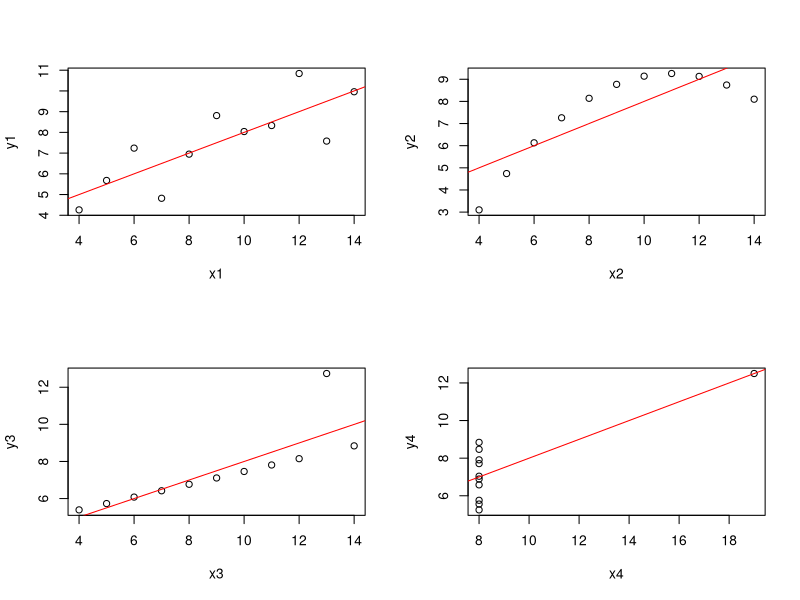

Source code (R):
head(anscombe)



# b) Produce a scatter plot each of the 4 data sets, draw the regression line and comment on the results.
par(mfrow=c(2,2))

plot(anscombe$x1, anscombe$y1, xlab="x1", ylab="y1")
reg <- lm(anscombe$y1 ~ anscombe$x1)
abline(reg, col="red")

plot(anscombe$x2, anscombe$y2, xlab="x2", ylab="y2")
reg <- lm(anscombe$y2 ~ anscombe$x2)
abline(reg, col="red")

plot(anscombe$x3, anscombe$y3, xlab="x3", ylab="y3")
reg <- lm(anscombe$y3 ~ anscombe$x3)
abline(reg, col="red")

plot(anscombe$x4, anscombe$y4, xlab="x4", ylab="y4")
reg <- lm(anscombe$y4 ~ anscombe$x4)
abline(reg, col="red")



# c) Compare a and b each, where y = a + bx
# lm(y1 ~ x1, data = anscombe)
# or
lm(anscombe$y1 ~ anscombe$x1)
"
Coefficients:
(Intercept)  anscombe$x1  
     3.0001       0.5001  
"

lm(anscombe$y2 ~ anscombe$x2)
"
Coefficients:
(Intercept)  anscombe$x2  
      3.001        0.500  
"

lm(anscombe$y3 ~ anscombe$x3)
"
Coefficients:
(Intercept)  anscombe$x3  
     3.0025       0.4997
"

lm(anscombe$y4 ~ anscombe$x4)
"
Coefficients:
(Intercept)  anscombe$x4  
     3.0017       0.4999 
"

# a and b for each xy pair is the same



# d) Determine the correlation coefficients. What stands out?
cor(anscombe$y1, anscombe$x1)   # [1] 0.8164205
cor(anscombe$y2, anscombe$x2)   # [1] 0.8162365
cor(anscombe$y3, anscombe$x3)   # [1] 0.8162867
cor(anscombe$y4, anscombe$x4)   # [1] 0.8165214

# Correlation coefficients is high for all pairs, and similar for each pair
